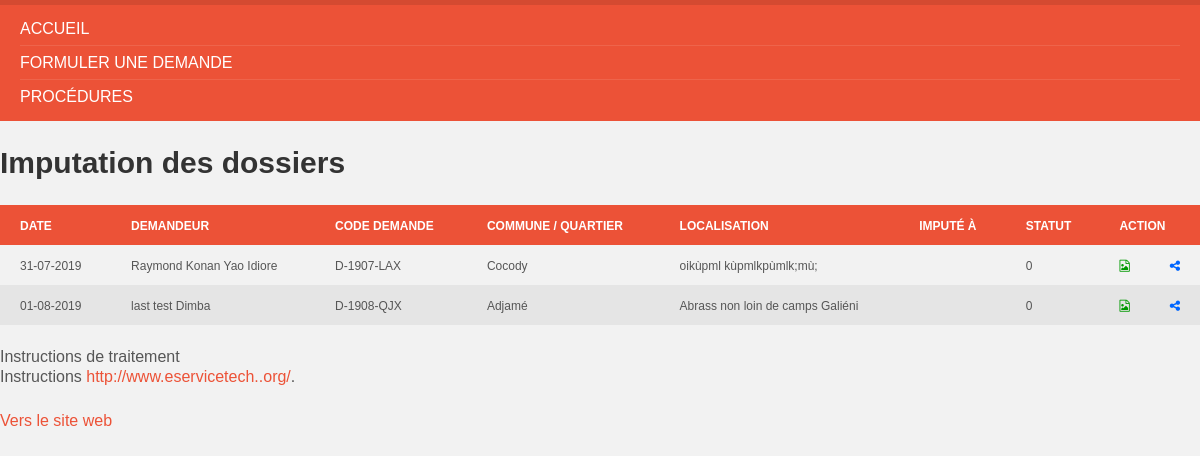
/admin/pages/workflow/demande_a_imputer.php, run on the app's committed database.
### tables this page shows
CREATE TABLE IF NOT EXISTS `demandes` (
  `id_demandes` int(11) NOT NULL AUTO_INCREMENT,
  `code_demande` varchar(100) NOT NULL,
  `commune` varchar(100) NOT NULL,
  `quartier` varchar(100) NOT NULL,
  `localisation` text NOT NULL,
  `categorie` varchar(200) NOT NULL,
  `Activite` varchar(100) NOT NULL,
  `photo1` varchar(100) NOT NULL,
  `photo2` varchar(100) NOT NULL,
  `photo3` varchar(100) NOT NULL,
  `photo4` varchar(200) NOT NULL,
  `statut` int(11) NOT NULL,
  `residence` varchar(100) NOT NULL,
  `dateaj_demande` timestamp NOT NULL DEFAULT CURRENT_TIMESTAMP,
  `useraddid` int(11) NOT NULL,
  PRIMARY KEY (`id_demandes`)
);

CREATE TABLE IF NOT EXISTS `users` (
  `id_users` int(11) NOT NULL AUTO_INCREMENT,
  `code_client` varchar(50) NOT NULL,
  `nom_prenom` varchar(100) NOT NULL,
  `datenais` varchar(100) NOT NULL,
  `contact` varchar(100) NOT NULL,
  `mail` varchar(100) NOT NULL,
  `domaine` varchar(100) NOT NULL,
  `mdp` varchar(100) NOT NULL,
  `dateaj` timestamp NOT NULL DEFAULT CURRENT_TIMESTAMP,
  PRIMARY KEY (`id_users`),
  UNIQUE KEY `mail` (`mail`)
);

### admin/includes/demandes_a_dispatcher.php (the view)
<?php
$sql = "SELECT * FROM demandes, users WHERE  users.id_users =demandes.useraddid AND demandes.statut = 0";
$rs_result = mysql_query ($sql);
?>
                                <table id="bootstrap-data-table-export" class="table table-striped table-bordered" style="font-size:12px">
                                    <thead>
                                        <tr align="center">
                                            <th>Date</th>
                                            <th>Demandeur </th>
                                            <th>Code demande </th>
                                            <th>Commune / Quartier </th>
                                            <th>Localisation </th>
                                            <th>Imputé à </th>
                                            <th>Statut </th>
                                            <th  colspan="3">Action </th>
                                        </tr>
                                    </thead>
                                    <tbody>
                                           <?php
											while ($row = mysql_fetch_assoc($rs_result)) {
											?>
                                            <tr>
                                                <td> <b><?php echo conversion2FR($row['dateaj_demande']); ?></b></td>
                                                <td><?php echo $row['nom_prenom']; ?></td>
                                                <td><?php echo $row['code_demande']; ?></td>
                                                <td><?php echo $row['commune']; ?></td>
                                                <td><?php echo $row['localisation']; ?></td>
                                                <td><?php
$id_ok = $row['id_demandes'];
$sql = "SELECT * FROM  `imputation` , agent WHERE  `id_demandes` ='$id_ok' AND agent.id_agent = imputation.id_impute_a";
$req = mysql_query($sql) or die('Erreur SQL : <br />'.$sql.'<br>'.mysql_error());
if (mysql_num_rows($req) > 0) { $data = mysql_fetch_assoc($req);
$nom_users = $data['nom_prenom'];
}
else {
	$nom_users = "";
}
echo $nom_users; ?></td>
                                                <td><?php
												echo $row['statut']; ?></td>
                                                <td align="center" width="10"><a href="?link=voir_demande&code_demande=<?php echo $row['code_demande'];?>&id_demandes=<?php echo $row['id_demandes'];?>" title="Voir la demande"><i style="color:#009900" class="fa fa-file-photo-o"></i></a></td>
                                                <td align="center" width="10"><a href="?link=listes_all&id_demandes=<?php echo $row['id_demandes'];?>&code_demande=<?php echo $row['code_demande'];?>" title="Dispatcher la demande"><i style=" color:rgba(0,102,255,1)" class="fa fa-share-alt"></i></a></td>
                                            </tr>
                                            <?php
											};
											?>
                                    </tbody>
                                </table>

### admin/controllers/datefct.php
<?php
function conversion2FR($date){
$annee = explode("-", $date);
$yr = $annee[0];
$jr = $annee[2];
$m = $annee[1];
$jrh = explode(" ", $jr);
echo $jrh[0];
echo "-";
echo $m;
echo "-";
echo $yr;
}
?>

### library/css/skin/red.css (style rules this page uses)
body { color:#565656;background-color:#f2f2f2 }
a { color:#ec5237 }
table thead th { color:#FFF;background-color:#ec5237 }
table tbody>tr:nth-child(even)>td { background-color:#e5e5e5 }

### data on the page
demandes: dateaj_demande "31", dateaj_demande "07", dateaj_demande "2019", users.nom_prenom "Raymond Konan Yao Idiore", code_demande "D-1907-LAX", commune "Cocody", localisation "oikùpml kùpmlkpùmlk;mù;", statut "0"
demandes: dateaj_demande "01", dateaj_demande "08", dateaj_demande "2019", users.nom_prenom "last test Dimba", code_demande "D-1908-QJX", commune "Adjamé", localisation "Abrass non loin de camps Galiéni", statut "0"
